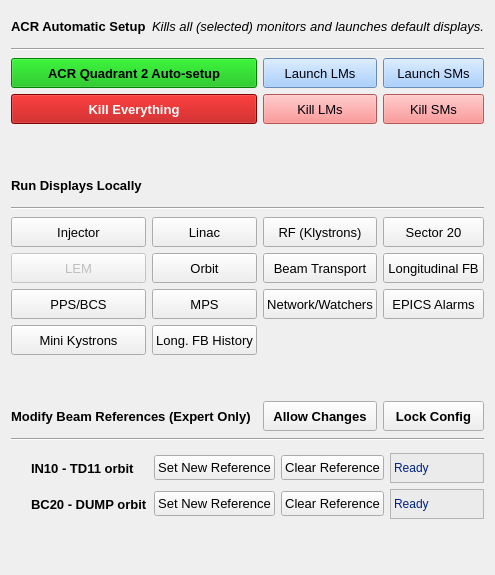
      <widget class="QWidget" name="ref_config">
       <attribute name="title">
        <string>Main</string>
       </attribute>
       <layout class="QGridLayout" name="gridLayout_5">
        <item row="11" column="3">
         <widget class="QPushButton" name="launch_long_FB">
          <property name="minimumSize">
           <size>
            <width>100</width>
            <height>30</height>
           </size>
          </property>
          <property name="font">
           <font>
            <pointsize>10</pointsize>
           </font>
          </property>
          <property name="toolTip">
           <string/>
          </property>
          <property name="text">
           <string>Longitudinal FB</string>
          </property>
         </widget>
        </item>
        <item row="2" column="2">
         <widget class="QPushButton" name="autosetup_LM">
          <property name="minimumSize">
           <size>
            <width>0</width>
            <height>30</height>
           </size>
          </property>
          <property name="font">
           <font>
            <pointsize>10</pointsize>
            <weight>50</weight>
            <bold>false</bold>
           </font>
          </property>
          <property name="styleSheet">
           <string notr="true">background-color: rgb(144,194,255);
color: rgb(0,0,10);</string>
          </property>
          <property name="text">
           <string>Launch LMs</string>
          </property>
         </widget>
        </item>
        <item row="6" column="0" colspan="4">
         <widget class="Line" name="line_7">
          <property name="minimumSize">
           <size>
            <width>0</width>
            <height>5</height>
           </size>
          </property>
          <property name="orientation">
           <enum>Qt::Horizontal</enum>
          </property>
         </widget>
        </item>
        <item row="5" column="0" colspan="2">
         <widget class="QLabel" name="label_25">
          <property name="minimumSize">
           <size>
            <width>0</width>
            <height>30</height>
           </size>
          </property>
          <property name="font">
           <font>
            <pointsize>10</pointsize>
            <weight>75</weight>
            <bold>true</bold>
           </font>
          </property>
          <property name="text">
           <string>Run Displays Locally</string>
          </property>
          <property name="alignment">
           <set>Qt::AlignLeading|Qt::AlignLeft|Qt::AlignVCenter</set>
          </property>
         </widget>
        </item>
        <item row="3" column="0" colspan="2">
         <widget class="QPushButton" name="kill_all">
          <property name="minimumSize">
           <size>
            <width>0</width>
            <height>30</height>
           </size>
          </property>
          <property name="font">
           <font>
            <pointsize>10</pointsize>
            <weight>75</weight>
            <bold>true</bold>
           </font>
          </property>
          <property name="styleSheet">
           <string notr="true">background-color: rgb(180, 0, 0);
color: rgb(255, 255, 255);</string>
          </property>
          <property name="text">
           <string>Kill Everything</string>
          </property>
         </widget>
        </item>
        <item row="22" column="0" colspan="4">
         <widget class="Line" name="line_6">
          <property name="minimumSize">
           <size>
            <width>0</width>
            <height>5</height>
           </size>
          </property>
          <property name="orientation">
           <enum>Qt::Horizontal</enum>
          </property>
         </widget>
        </item>
        <item row="8" column="3">
         <widget class="QPushButton" name="launch_S20">
          <property name="minimumSize">
           <size>
            <width>100</width>
            <height>30</height>
           </size>
          </property>
          <property name="font">
           <font>
            <pointsize>10</pointsize>
           </font>
          </property>
          <property name="toolTip">
           <string/>
          </property>
          <property name="text">
           <string>Sector 20</string>
          </property>
         </widget>
        </item>
        <item row="14" column="0">
         <widget class="QPushButton" name="launch_mini_klys">
          <property name="minimumSize">
           <size>
            <width>100</width>
            <height>30</height>
           </size>
          </property>
          <property name="font">
           <font>
            <pointsize>10</pointsize>
           </font>
          </property>
          <property name="toolTip">
           <string/>
          </property>
          <property name="text">
           <string>Mini Kystrons</string>
          </property>
         </widget>
        </item>
        <item row="21" column="3">
         <widget class="PyDMPushButton" name="ref_LOCK">
          <property name="minimumSize">
           <size>
            <width>0</width>
            <height>30</height>
           </size>
          </property>
          <property name="font">
           <font>
            <pointsize>10</pointsize>
            <weight>75</weight>
            <bold>true</bold>
           </font>
          </property>
          <property name="toolTip">
           <string/>
          </property>
          <property name="styleSheet">
           <string notr="true"/>
          </property>
          <property name="text">
           <string>Lock Config</string>
          </property>
          <property name="rules" stdset="0">
           <string>[{&quot;name&quot;: &quot;locked&quot;, &quot;property&quot;: &quot;Opacity&quot;, &quot;initial_value&quot;: &quot;0.5 * (1 - ch[0]) + 0.5&quot;, &quot;expression&quot;: &quot;0.5 * (1 - ch[0]) + 0.5&quot;, &quot;channels&quot;: [{&quot;channel&quot;: &quot;SIOC:SYS1:ML03:AO975&quot;, &quot;trigger&quot;: true, &quot;use_enum&quot;: false}], &quot;notes&quot;: &quot;&quot;}]</string>
          </property>
          <property name="alarmSensitiveContent" stdset="0">
           <bool>false</bool>
          </property>
          <property name="alarmSensitiveBorder" stdset="0">
           <bool>false</bool>
          </property>
          <property name="PyDMToolTip" stdset="0">
           <string/>
          </property>
          <property name="monitorDisp" stdset="0">
           <bool>false</bool>
          </property>
          <property name="channel" stdset="0">
           <string>SIOC:SYS1:ML03:AO975</string>
          </property>
          <property name="PyDMIcon" stdset="0">
           <string/>
          </property>
          <property name="showConfirmDialog" stdset="0">
           <bool>false</bool>
          </property>
          <property name="confirmMessage" stdset="0">
           <string>Are you sure you want to proceed?</string>
          </property>
          <property name="pressValue" stdset="0">
           <string>1</string>
          </property>
          <property name="releaseValue" stdset="0">
           <string>1</string>
          </property>
          <property name="writeWhenRelease" stdset="0">
           <bool>true</bool>
          </property>
         </widget>
        </item>
        <item row="8" column="1">
         <widget class="QPushButton" name="launch_linac">
          <property name="minimumSize">
           <size>
            <width>100</width>
            <height>30</height>
           </size>
          </property>
          <property name="font">
           <font>
            <pointsize>10</pointsize>
           </font>
          </property>
          <property name="toolTip">
           <string/>
          </property>
          <property name="text">
           <string>Linac</string>
          </property>
         </widget>
        </item>
        <item row="3" column="2">
         <widget class="QPushButton" name="kill_LM">
          <property name="minimumSize">
           <size>
            <width>0</width>
            <height>30</height>
           </size>
          </property>
          <property name="font">
           <font>
            <pointsize>10</pointsize>
            <weight>50</weight>
            <bold>false</bold>
           </font>
          </property>
          <property name="styleSheet">
           <string notr="true">background-color: rgb(255, 120, 120);
color: rgb(0,0,10);</string>
          </property>
          <property name="text">
           <string>Kill LMs</string>
          </property>
         </widget>
        </item>
        <item row="8" column="0">
         <widget class="QPushButton" name="launch_injector">
          <property name="minimumSize">
           <size>
            <width>100</width>
            <height>30</height>
           </size>
          </property>
          <property name="font">
           <font>
            <pointsize>10</pointsize>
           </font>
          </property>
          <property name="toolTip">
           <string/>
          </property>
          <property name="text">
           <string>Injector</string>
          </property>
         </widget>
        </item>
        <item row="0" column="0">
         <widget class="QLabel" name="label_19">
          <property name="minimumSize">
           <size>
            <width>0</width>
            <height>30</height>
           </size>
          </property>
          <property name="font">
           <font>
            <pointsize>10</pointsize>
            <weight>75</weight>
            <bold>true</bold>
           </font>
          </property>
          <property name="text">
           <string>ACR Automatic Setup</string>
          </property>
          <property name="alignment">
           <set>Qt::AlignLeading|Qt::AlignLeft|Qt::AlignVCenter</set>
          </property>
         </widget>
        </item>
        <item row="2" column="3">
         <widget class="QPushButton" name="autosetup_SM">
          <property name="minimumSize">
           <size>
            <width>0</width>
            <height>30</height>
           </size>
          </property>
          <property name="font">
           <font>
            <pointsize>10</pointsize>
            <weight>50</weight>
            <bold>false</bold>
           </font>
          </property>
          <property name="styleSheet">
           <string notr="true">background-color: rgb(144,194,255);
color: rgb(0,0,10);</string>
          </property>
          <property name="text">
           <string>Launch SMs</string>
          </property>
         </widget>
        </item>
        <item row="11" column="2">
         <widget class="QPushButton" name="launch_transport">
          <property name="minimumSize">
           <size>
            <width>100</width>
            <height>30</height>
           </size>
          </property>
          <property name="font">
           <font>
            <pointsize>10</pointsize>
           </font>
          </property>
          <property name="toolTip">
           <string/>
          </property>
          <property name="text">
           <string>Beam Transport</string>
          </property>
         </widget>
        </item>
        <item row="12" column="0">
         <widget class="QPushButton" name="launch_PPS_BCS">
          <property name="minimumSize">
           <size>
            <width>100</width>
            <height>30</height>
           </size>
          </property>
          <property name="font">
           <font>
            <pointsize>10</pointsize>
           </font>
          </property>
          <property name="toolTip">
           <string/>
          </property>
          <property name="text">
           <string>PPS/BCS</string>
          </property>
         </widget>
        </item>
        <item row="14" column="1">
         <widget class="QPushButton" name="launch_long_FB_hist">
          <property name="minimumSize">
           <size>
            <width>100</width>
            <height>30</height>
           </size>
          </property>
          <property name="font">
           <font>
            <pointsize>10</pointsize>
           </font>
          </property>
          <property name="toolTip">
           <string/>
          </property>
          <property name="text">
           <string>Long. FB History</string>
          </property>
         </widget>
        </item>
        <item row="21" column="0" colspan="2">
         <widget class="QLabel" name="label_28">
          <property name="minimumSize">
           <size>
            <width>0</width>
            <height>30</height>
           </size>
          </property>
          <property name="font">
           <font>
            <pointsize>10</pointsize>
            <weight>75</weight>
            <bold>true</bold>
           </font>
          </property>
          <property name="text">
           <string>Modify Beam References (Expert Only)</string>
          </property>
          <property name="alignment">
           <set>Qt::AlignLeading|Qt::AlignLeft|Qt::AlignVCenter</set>
          </property>
         </widget>
        </item>
        <item row="4" column="0">
         <spacer name="verticalSpacer_6">
          <property name="orientation">
           <enum>Qt::Vertical</enum>
          </property>
          <property name="sizeType">
           <enum>QSizePolicy::Minimum</enum>
          </property>
          <property name="sizeHint" stdset="0">
           <size>
            <width>20</width>
            <height>40</height>
           </size>
          </property>
         </spacer>
        </item>
        <item row="20" column="0">
         <spacer name="verticalSpacer_8">
          <property name="orientation">
           <enum>Qt::Vertical</enum>
          </property>
          <property name="sizeType">
           <enum>QSizePolicy::Minimum</enum>
          </property>
          <property name="sizeHint" stdset="0">
           <size>
            <width>20</width>
            <height>40</height>
           </size>
          </property>
         </spacer>
        </item>
        <item row="12" column="3">
         <widget class="QPushButton" name="launch_alarms">
          <property name="minimumSize">
           <size>
            <width>100</width>
            <height>30</height>
           </size>
          </property>
          <property name="font">
           <font>
            <pointsize>10</pointsize>
           </font>
          </property>
          <property name="toolTip">
           <string/>
          </property>
          <property name="text">
           <string>EPICS Alarms</string>
          </property>
         </widget>
        </item>
        <item row="30" column="0">
         <spacer name="verticalSpacer_7">
          <property name="orientation">
           <enum>Qt::Vertical</enum>
          </property>
          <property name="sizeType">
           <enum>QSizePolicy::Expanding</enum>
          </property>
          <property name="sizeHint" stdset="0">
           <size>
            <width>20</width>
            <height>40</height>
           </size>
          </property>
         </spacer>
        </item>
        <item row="11" column="0">
         <widget class="QPushButton" name="launch_LEM">
          <property name="enabled">
           <bool>false</bool>
          </property>
          <property name="minimumSize">
           <size>
            <width>100</width>
            <height>30</height>
           </size>
          </property>
          <property name="font">
           <font>
            <pointsize>10</pointsize>
           </font>
          </property>
          <property name="toolTip">
           <string/>
          </property>
          <property name="text">
           <string>LEM</string>
          </property>
         </widget>
        </item>
        <item row="23" column="0" colspan="4">
         <widget class="PyDMFrame" name="frame_ref_edits">
          <property name="toolTip">
           <string/>
          </property>
          <property name="rules" stdset="0">
           <string>[{&quot;name&quot;: &quot;hide when locked&quot;, &quot;property&quot;: &quot;Opacity&quot;, &quot;initial_value&quot;: &quot;0.5 * (1 - ch[0]) + 0.5&quot;, &quot;expression&quot;: &quot;0.5 * (1 - ch[0]) + 0.5&quot;, &quot;channels&quot;: [{&quot;channel&quot;: &quot;SIOC:SYS1:ML03:AO975&quot;, &quot;trigger&quot;: true, &quot;use_enum&quot;: true}], &quot;notes&quot;: &quot;&quot;}, {&quot;name&quot;: &quot;enable when unlocked&quot;, &quot;property&quot;: &quot;Enable&quot;, &quot;initial_value&quot;: &quot;ch[0] == 0&quot;, &quot;expression&quot;: &quot;ch[0] == 0&quot;, &quot;channels&quot;: [{&quot;channel&quot;: &quot;SIOC:SYS1:ML03:AO975&quot;, &quot;trigger&quot;: true, &quot;use_enum&quot;: true}], &quot;notes&quot;: &quot;&quot;}]</string>
          </property>
          <layout class="QGridLayout" name="gridLayout_8">
           <property name="leftMargin">
            <number>20</number>
           </property>
           <property name="topMargin">
            <number>5</number>
           </property>
           <property name="rightMargin">
            <number>0</number>
           </property>
           <property name="bottomMargin">
            <number>5</number>
           </property>
           <property name="horizontalSpacing">
            <number>6</number>
           </property>
           <item row="1" column="3">
            <widget class="QLabel" name="ref_ts_orbit_inj">
             <property name="styleSheet">
              <string notr="true">background-color: rgb(235,235,235);
color: rgb(0, 34, 130);</string>
             </property>
             <property name="frameShape">
              <enum>QFrame::StyledPanel</enum>
             </property>
             <property name="frameShadow">
              <enum>QFrame::Raised</enum>
             </property>
             <property name="text">
              <string>Ready</string>
             </property>
            </widget>
           </item>
           <item row="2" column="3">
            <widget class="QLabel" name="ref_ts_orbit_s20">
             <property name="styleSheet">
              <string notr="true">background-color: rgb(235,235,235);
color: rgb(0, 34, 130);</string>
             </property>
             <property name="frameShape">
              <enum>QFrame::StyledPanel</enum>
             </property>
             <property name="frameShadow">
              <enum>QFrame::Raised</enum>
             </property>
             <property name="text">
              <string>Ready</string>
             </property>
            </widget>
           </item>
           <item row="1" column="2">
            <widget class="QPushButton" name="ref_clear_orbit_inj">
             <property name="minimumSize">
              <size>
               <width>0</width>
               <height>25</height>
              </size>
             </property>
             <property name="font">
              <font>
               <pointsize>10</pointsize>
              </font>
             </property>
             <property name="text">
              <string>Clear Reference</string>
             </property>
            </widget>
           </item>
           <item row="2" column="1">
            <widget class="QPushButton" name="ref_set_orbit_s20">
             <property name="minimumSize">
              <size>
               <width>0</width>
               <height>25</height>
              </size>
             </property>
             <property name="font">
              <font>
               <pointsize>10</pointsize>
              </font>
             </property>
             <property name="text">
              <string>Set New Reference</string>
             </property>
            </widget>
           </item>
           <item row="2" column="2">
            <widget class="QPushButton" name="ref_clear_orbit_s20">
             <property name="minimumSize">
              <size>
               <width>0</width>
               <height>25</height>
              </size>
             </property>
             <property name="font">
              <font>
               <pointsize>10</pointsize>
              </font>
             </property>
             <property name="text">
              <string>Clear Reference</string>
             </property>
            </widget>
           </item>
           <item row="1" column="1">
            <widget class="QPushButton" name="ref_set_orbit_inj">
             <property name="minimumSize">
              <size>
               <width>0</width>
               <height>25</height>
              </size>
             </property>
             <property name="font">
              <font>
               <pointsize>10</pointsize>
              </font>
             </property>
             <property name="text">
              <string>Set New Reference</string>
             </property>
            </widget>
           </item>
           <item row="2" column="0">
            <widget class="QLabel" name="label_24">
             <property name="minimumSize">
              <size>
               <width>0</width>
               <height>30</height>
              </size>
             </property>
             <property name="font">
              <font>
               <pointsize>10</pointsize>
               <weight>75</weight>
               <bold>true</bold>
              </font>
             </property>
             <property name="text">
              <string>BC20 - DUMP orbit</string>
             </property>
             <property name="alignment">
              <set>Qt::AlignLeading|Qt::AlignLeft|Qt::AlignVCenter</set>
             </property>
            </widget>
           </item>
           <item row="1" column="0">
            <widget class="QLabel" name="label_23">
             <property name="minimumSize">
              <size>
               <width>0</width>
               <height>30</height>
              </size>
             </property>
             <property name="font">
              <font>
               <pointsize>10</pointsize>
               <weight>75</weight>
               <bold>true</bold>
              </font>
             </property>
             <property name="text">
              <string>IN10 - TD11 orbit</string>
             </property>
             <property name="alignment">
              <set>Qt::AlignLeading|Qt::AlignLeft|Qt::AlignVCenter</set>
             </property>
            </widget>
           </item>
          </layout>
         </widget>
        </item>
        <item row="12" column="1">
         <widget class="QPushButton" name="launch_MPS">
          <property name="enabled">
           <bool>true</bool>
          </property>
          <property name="minimumSize">
           <size>
            <width>100</width>
            <height>30</height>
           </size>
          </property>
          <property name="font">
           <font>
            <pointsize>10</pointsize>
           </font>
          </property>
          <property name="toolTip">
           <string/>
          </property>
          <property name="text">
           <string>MPS</string>
          </property>
         </widget>
        </item>
        <item row="0" column="1" colspan="3">
         <widget class="QLabel" name="label_20">
          <property name="minimumSize">
           <size>
            <width>0</width>
            <height>30</height>
           </size>
          </property>
          <property name="font">
           <font>
            <pointsize>10</pointsize>
            <weight>50</weight>
            <italic>true</italic>
            <bold>false</bold>
           </font>
          </property>
          <property name="text">
           <string>Kills all (selected) monitors and launches default displays.</string>
          </property>
          <property name="alignment">
           <set>Qt::AlignRight|Qt::AlignTrailing|Qt::AlignVCenter</set>
          </property>
         </widget>
        </item>
        <item row="1" column="0" colspan="4">
         <widget class="Line" name="line_3">
          <property name="minimumSize">
           <size>
            <width>0</width>
            <height>5</height>
           </size>
          </property>
          <property name="orientation">
           <enum>Qt::Horizontal</enum>
          </property>
         </widget>
        </item>
        <item row="11" column="1">
         <widget class="QPushButton" name="launch_orbit">
          <property name="enabled">
           <bool>true</bool>
          </property>
          <property name="minimumSize">
           <size>
            <width>100</width>
            <height>30</height>
           </size>
          </property>
          <property name="font">
           <font>
            <pointsize>10</pointsize>
           </font>
          </property>
          <property name="toolTip">
           <string/>
          </property>
          <property name="text">
           <string>Orbit</string>
          </property>
          <property name="checkable">
           <bool>false</bool>
          </property>
          <property name="flat">
           <bool>false</bool>
          </property>
         </widget>
        </item>
        <item row="3" column="3">
         <widget class="QPushButton" name="kill_SM">
          <property name="minimumSize">
           <size>
            <width>0</width>
            <height>30</height>
           </size>
          </property>
          <property name="font">
           <font>
            <pointsize>10</pointsize>
            <weight>50</weight>
            <bold>false</bold>
           </font>
          </property>
          <property name="styleSheet">
           <string notr="true">background-color: rgb(255, 120, 120);
color: rgb(0,0,10);</string>
          </property>
          <property name="text">
           <string>Kill SMs</string>
          </property>
         </widget>
        </item>
        <item row="2" column="0" colspan="2">
         <widget class="QPushButton" name="autosetup_all">
          <property name="minimumSize">
           <size>
            <width>0</width>
            <height>30</height>
           </size>
          </property>
          <property name="font">
           <font>
            <pointsize>10</pointsize>
            <weight>75</weight>
            <bold>true</bold>
           </font>
          </property>
          <property name="styleSheet">
           <string notr="true">background-color: rgb(0,180,0);
color: rgb(0,0,10);</string>
          </property>
          <property name="text">
           <string>ACR Quadrant 2 Auto-setup</string>
          </property>
         </widget>
        </item>
        <item row="21" column="2">
         <widget class="PyDMPushButton" name="ref_UNLOCK">
          <property name="minimumSize">
           <size>
            <width>0</width>
            <height>30</height>
           </size>
          </property>
          <property name="font">
           <font>
            <pointsize>10</pointsize>
            <weight>75</weight>
            <bold>true</bold>
           </font>
          </property>
          <property name="toolTip">
           <string/>
          </property>
          <property name="styleSheet">
           <string notr="true"/>
          </property>
          <property name="text">
           <string>Allow Changes</string>
          </property>
          <property name="rules" stdset="0">
           <string>[{&quot;name&quot;: &quot;locked&quot;, &quot;property&quot;: &quot;Opacity&quot;, &quot;initial_value&quot;: &quot;0.5 * ch[0] + 0.5&quot;, &quot;expression&quot;: &quot;0.5 * ch[0] + 0.5&quot;, &quot;channels&quot;: [{&quot;channel&quot;: &quot;SIOC:SYS1:ML03:AO975&quot;, &quot;trigger&quot;: true, &quot;use_enum&quot;: false}], &quot;notes&quot;: &quot;&quot;}]</string>
          </property>
          <property name="channel" stdset="0">
           <string>SIOC:SYS1:ML03:AO975</string>
          </property>
          <property name="passwordProtected" stdset="0">
           <bool>true</bool>
          </property>
          <property name="password" stdset="0">
           <string/>
          </property>
          <property name="protectedPassword" stdset="0">
           <string>75a2527ed2545b84c6fc6f631bb11f5710ee94d7e06eefea038d204d85d0d384</string>
          </property>
          <property name="showConfirmDialog" stdset="0">
           <bool>false</bool>
          </property>
          <property name="releaseValue" stdset="0">
           <string>0</string>
          </property>
          <property name="writeWhenRelease" stdset="0">
           <bool>true</bool>
          </property>
         </widget>
        </item>
        <item row="12" column="2">
         <widget class="QPushButton" name="launch_network">
          <property name="enabled">
           <bool>true</bool>
          </property>
          <property name="minimumSize">
           <size>
            <width>100</width>
            <height>30</height>
           </size>
          </property>
          <property name="font">
           <font>
            <pointsize>10</pointsize>
           </font>
          </property>
          <property name="toolTip">
           <string/>
          </property>
          <property name="text">
           <string>Network/Watchers</string>
          </property>
         </widget>
        </item>
        <item row="8" column="2">
         <widget class="QPushButton" name="launch_klystrons">
          <property name="minimumSize">
           <size>
            <width>100</width>
            <height>30</height>
           </size>
          </property>
          <property name="font">
           <font>
            <pointsize>10</pointsize>
           </font>
          </property>
          <property name="toolTip">
           <string/>
          </property>
          <property name="text">
           <string>RF (Klystrons)</string>
          </property>
         </widget>
        </item>
       </layout>
      </widget>
